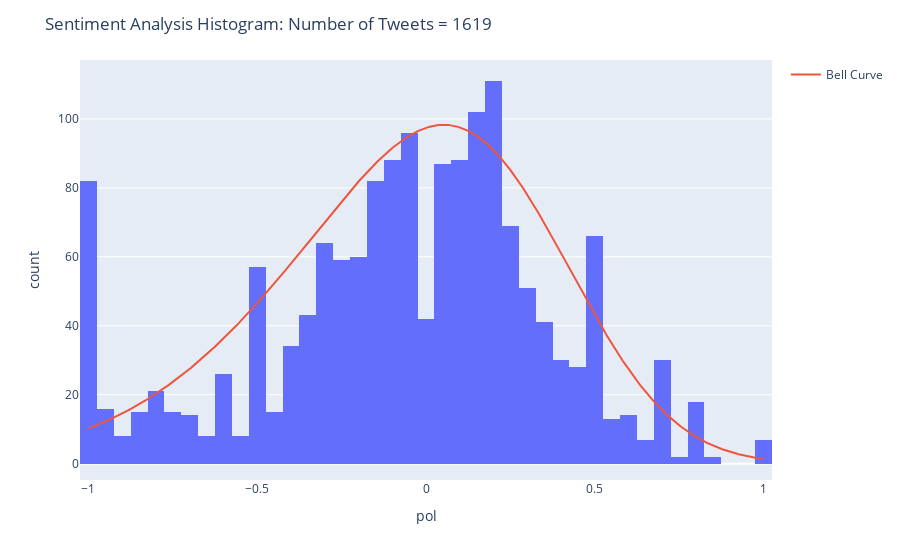

Source (notebook cell):
### Code cell
p = 0.01  # Remove 'neutral' polarity by the range of [-p, p]

polarities_df_p = polarities_df[(polarities_df['pol'] <= -p) | (polarities_df['pol'] >= p)]

# Create the histogram
fig = px.histogram(polarities_df_p, x="pol")

# Compute the mean and standard deviation
mean = polarities_df_p["pol"].mean()
std = polarities_df_p["pol"].std()

# Generate the x-values for the bell curve
x = np.linspace(-1, 1, 1000)

# Fit a skewed normal distribution to the polarity data
params = stats.skewnorm.fit(polarities_df_p["pol"])
pdf = stats.skewnorm.pdf(x, *params)

# Add the bell curve as a line plot
fig.add_trace(go.Scatter(x=x, y=pdf*100, mode='lines', name='Bell Curve'))

# Set the layout and save the plot
fig.update_layout(title_text='Sentiment Analysis Histogram: Number of Tweets = ' + str(len(polarities_df_p)))
fig.write_html("sentiment_histogram_p.html")

# Display the plot
fig.show()

# Describe the statistics of the polarity values
polarities_df_p.describe()

### Figure 1 — Plotly figure (JSON) as saved in the notebook; plotly's stock layout.template omitted (floating-point values rounded to 4 significant figures; data arrays with more than 128 entries replaced by an {"elided": "..."} marker saying what was removed)
{"data": [{"alignmentgroup": "True", "bingroup": "x", "hovertemplate": "pol=%{x}<br>count=%{y}<extra></extra>", "legendgroup": "", "marker": {"color": "#636efa", "pattern": {"shape": ""}}, "name": "", "offsetgroup": "", "orientation": "v", "showlegend": false, "type": "histogram", "x": {"elided": "1619 float values"}, "xaxis": "x", "yaxis": "y"}, {"mode": "lines", "name": "Bell Curve", "type": "scatter", "x": {"elided": "1000 float values"}, "y": {"elided": "1000 float values"}}], "layout": {"barmode": "relative", "legend": {"tracegroupgap": 0}, "margin": {"t": 60}, "title": {"text": "Sentiment Analysis Histogram: Number of Tweets = 1619"}, "xaxis": {"anchor": "y", "domain": [0, 1], "title": {"text": "pol"}}, "yaxis": {"anchor": "x", "domain": [0, 1], "title": {"text": "count"}}}}
